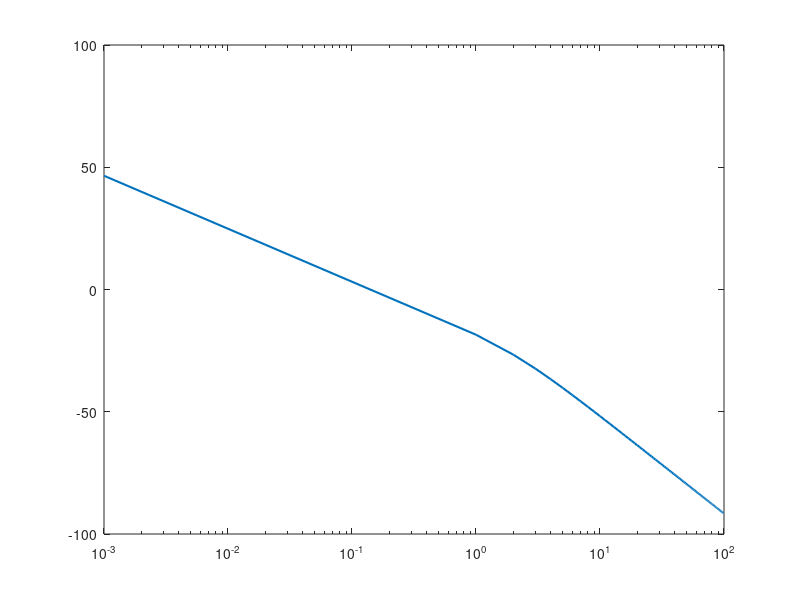

MATLAB code for this plot: (Note: this script raises an error after producing the figure.)
clear all
close all
clc

s = tf('s');
w = 0.001:100;
G1 = 100e6 / (1+10*s);
G2 = 50e6 / (1+5*s);
G3 = 150e6 / (1+20*s);

L.sys = [(5.21*(1+10*s)/(1+0.5*s) + 0.4*0.0076/s)*G1 + (1.65*(1+5*s)/(1+2*s) + 0.2*0.0076/s)*G2 + (-3.29*(1+20*s)/(1+10*s) + 0.4*0.0076/s)*G3]*1/(40e3 * s * (2*pi*50)^2);
[L.mag, L.phase] = bode(L.sys, w);
L.mag = 20*log10(squeeze(L.mag));
[L.Gm,L.Pm,L.Wcg,L.Wcp] = margin(L.sys);  
set(figure(), "Windowstyle", "docked");
semilogx(w, L.mag, 'LineWidth', 1.5);
hold on;
yline(0,'LineWidth', 1);

legend("\omega_c = " + L.Wcp)
grid on;



L1.sys = [(0.03788 + 2/3*0.01136/s)*G1 + (1.65 + 1/3*0.01136/s)*G2]*1/(30e3 * s * (2*pi*50)^2);
[L1.mag, L1.phase] = bode(L1.sys, w);
L1.mag = 20*log10(squeeze(L1.mag));
[L1.Gm,L1.Pm,L1.Wcg,L1.Wcp] = margin(L1.sys); 
set(figure(), "Windowstyle", "docked");
semilogx(w, L1.mag, 'LineWidth', 1.5);
hold on;
yline(0, "linewidth", 1);

legend("\omega_c = " + L1.Wcp)
grid on;



L2.sys = [(0.589244*(1+49.75*s)/(1+0.025*s) + 0.01136/s)*G3 ]*1/(10e3 * s * (2*pi*50)^2);
[L2.mag, L2.phase] = bode(L2.sys, w);
L2.mag = 20*log10(squeeze(L2.mag));
[L2.Gm,L2.Pm,L2.Wcg,L2.Wcp] = margin(L2.sys); 
set(figure(), "Windowstyle", "docked");
semilogx(w, L2.mag, 'LineWidth', 1.5);
hold on;
yline(0,'LineWidth', 1);

legend("\omega_c = " + L2.Wcp)
grid on;

